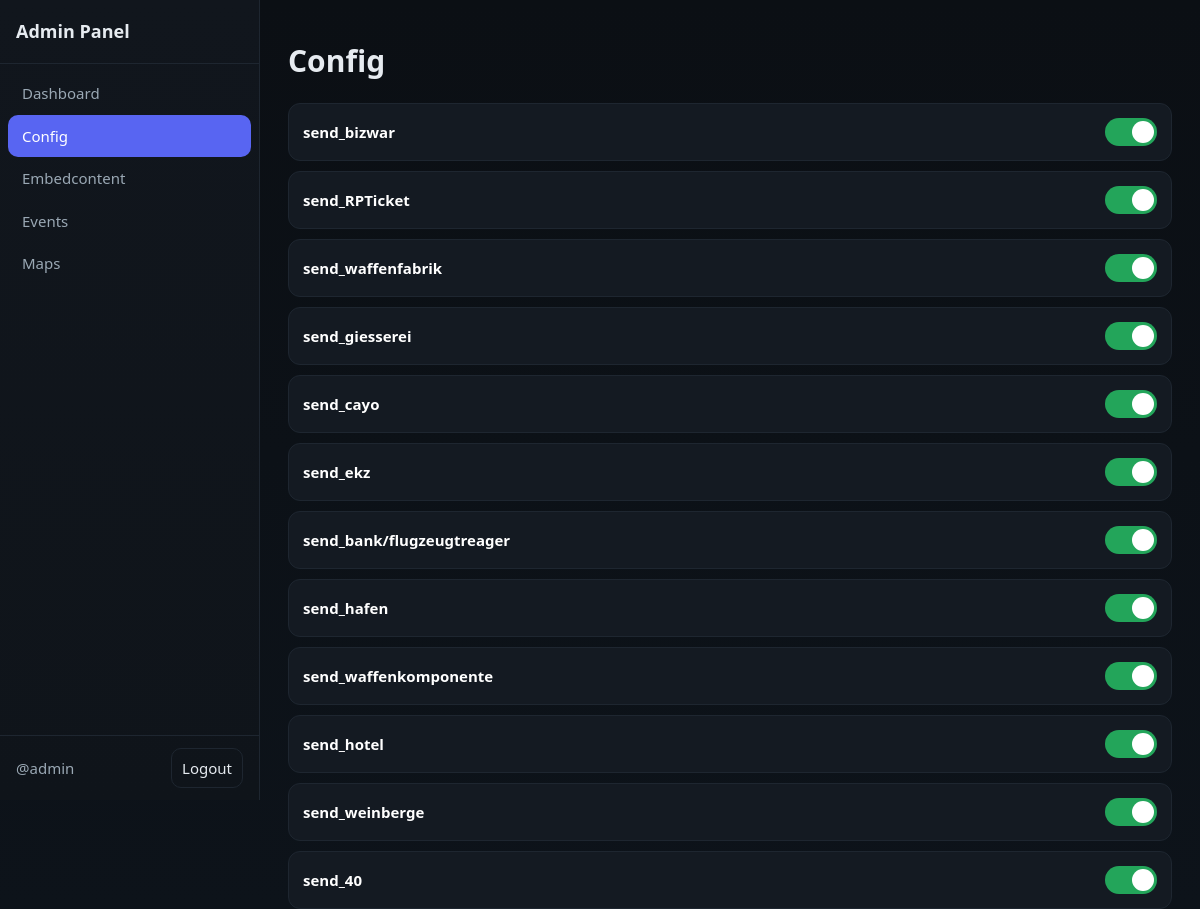
The app's page /web/config_page.php (signed in) with its own data.
### tables this page shows
CREATE TABLE `config` (
  `ID` int(11) NOT NULL,
  `config` text DEFAULT NULL,
  `setconfig` int(1) DEFAULT NULL
);

### web/config_page.php (the view, shortened to what this page needs)
<?php require "config.php"; ?>
<!DOCTYPE html>
<html lang="de">
<head>
<link rel="stylesheet" href="assets/css/style.css">
</head>
<body class="app">
  <aside class="sidebar">
    <div class="brand">Admin Panel</div>
    <nav class="nav">
      <a class="nav-link" href="dashboard.php">Dashboard</a>
      <a class="nav-link active" href="config_page.php">Config</a>
      <a class="nav-link" href="embedcontent_page.php">Embedcontent</a>
      <a class="nav-link" href="events_page.php">Events</a>
      <a class="nav-link" href="maps_page.php">Maps</a>
    </nav>
    <div class="sidebar-footer">
      <span class="user">@<?php echo htmlspecialchars($_SESSION['user']); ?></span>
      <a class="btn-ghost" href="logout.php">Logout</a>
    </div>
  </aside>
  <main class="content">
    <h1>Config</h1>
    <div class="list">
      <?php
      $res = $conn->query("SELECT ID, `config`, `setconfig` FROM `config` ORDER BY ID ASC");
      while ($row = $res->fetch_assoc()):
      ?>
        <div class="list-item">
          <div class="left">
            <div class="title"><?php echo htmlspecialchars($row['config']); ?></div>
          </div>
          <div class="right">
            <label class="switch">
              <span class="slider"></span>
            </label>
          </div>
        </div>
      <?php endwhile; ?>
    </div>
  </main>
</body>
</html>

### web/assets/css/style.css (style rules this page uses)
:root { --bg:#0b0f14; --panel:#11161d; --panel2:#0f141a; --text:#e6ebf0; --muted:#9aa8b4; --accent:#5865F2; --accent-2:#4752c4; --danger:#f23f42; --ok:#23a55a; --card:#141a22; --line:#1e2630; --radius:14px; --shadow:0 10px 30px rgba(0,0,0,.35); }
* { box-sizing:border-box }
html,body { height:100% }
body { margin:0;background:linear-gradient(180deg,var(--bg),#0d131a);color:var(--text);font:15px/1.5 system-ui,Segoe UI,Roboto,Ubuntu,"Helvetica Neue",Arial }
a { color:inherit;text-decoration:none }
.app { display:flex;min-height:100vh }
.sidebar { width:260px;background:linear-gradient(180deg,var(--panel),var(--panel2));border-right:1px solid var(--line);display:flex;flex-direction:column;position:sticky;top:0;height:100vh }
.brand { font-weight:700;font-size:18px;padding:18px 16px;border-bottom:1px solid var(--line) }
.nav { padding:8px }
.nav-link { display:block;padding:10px 14px;border-radius:10px;color:var(--muted) }
.nav-link.active { background:var(--accent);color:white }
.sidebar-footer { margin-top:auto;padding:12px 16px;border-top:1px solid var(--line);display:flex;justify-content:space-between;align-items:center }
.user { color:var(--muted) }
.btn-ghost { padding:8px 10px;border-radius:10px;border:1px solid var(--line) }
.content { flex:1;padding:28px;max-width:1200px;margin:0 auto }
h1 { margin:10px 0 20px }
.list { display:flex;flex-direction:column;gap:10px }
.list-item { display:flex;align-items:center;justify-content:space-between;background:var(--card);border:1px solid var(--line);padding:14px;border-radius:12px }
.title { font-weight:600;color:white }
.left { display:flex;align-items:center;gap:12px }
.right { display:flex;align-items:center;gap:10px;color:white }
.switch { position:relative;display:inline-block;width:52px;height:28px }
.slider { position:absolute;cursor:pointer;top:0;left:0;right:0;bottom:0;background:#596273;border-radius:30px;transition:.2s }
.slider:before { position:absolute;content:"";height:22px;width:22px;left:3px;top:3px;background:white;border-radius:50%;transition:.2s }
.switch input:checked + .slider { background:var(--ok) }
.switch input:checked + .slider:before { transform:translateX(24px) }

### records on screen
config: config "send_bizwar"
config: config "send_RPTicket"
config: config "send_waffenfabrik"
config: config "send_giesserei"
config: config "send_cayo"
config: config "send_ekz"
config: config "send_bank/flugzeugtreager"
config: config "send_hafen"
config: config "send_waffenkomponente"
config: config "send_hotel"
config: config "send_weinberge"
config: config "send_40"

### other values on screen
$_SESSION['user'] "admin"
